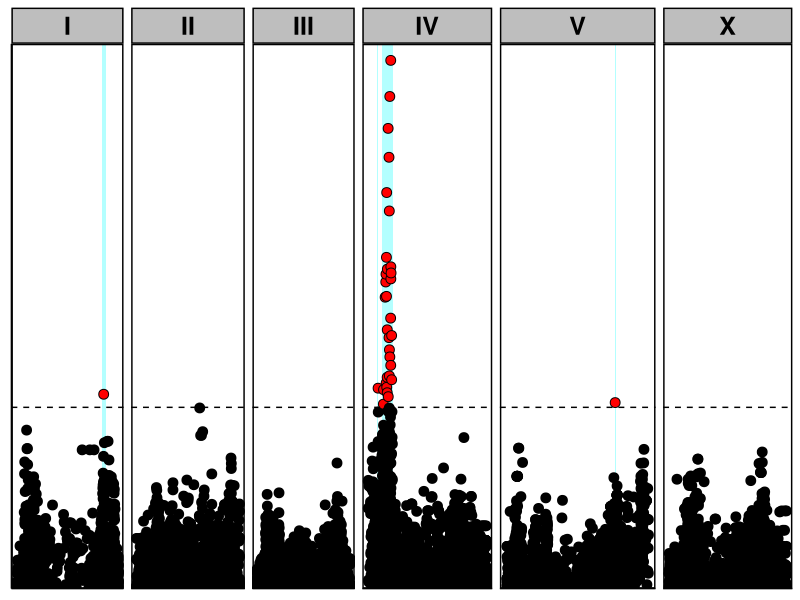
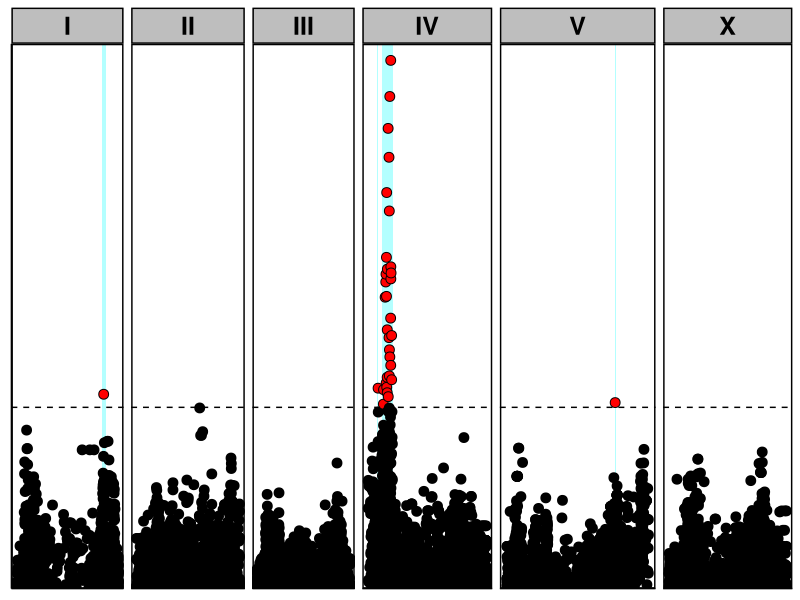

Generate these figures, in order, with R:
library(tidyverse)

# set dir relative to repo
setwd(paste0(dirname(rstudioapi::getActiveDocumentContext()$path),"/.."))

# read data
dat <- data.table::fread("data/processed_length_TRAIT_AGGREGATE_mapping_loco.tsv") %>%
  dplyr::filter(CHROM != "MtDNA") %>%
  dplyr::distinct(marker, .keep_all = T)

# Plot it
man_plot1 <- ggplot(dat,aes(x = POS/1000000, 
               y = log10p,
               fill = as.factor(aboveBF))) + 
  theme_classic() + 
  geom_rect(aes(xmin = startPOS/1000000, 
                xmax = endPOS/1000000, 
                ymin = 0, 
                ymax = Inf, 
                fill = "blue"),
            color = "blue",
            fill = "cyan",
            linetype = 2, 
            alpha=.3,
            linewidth = 0)+ 
  geom_point(shape = 21, size = 3) +
  scale_fill_manual(values = c("black","red")) + 
  #scale_x_continuous(limits = c(1986,2014), expand = c(0, 0)) +
  #scale_y_continuous(limits = c(0,101), expand = c(0, 0)) +
  #scale_fill_manual(values = c("black","yellow")) + 
  scale_y_continuous(expand = c(0,0), limits = c(0,12.5)) +
  geom_hline(yintercept = unique(dat$BF), linetype = 2) +
  #labs(x = "", y = "Marker significance") +
       #y = expression(-log[10](italic(p)))) +
  theme_classic() +
  theme(legend.position = "none",
        panel.border = element_rect(colour = "black", fill=NA, linewidth = 1),
        strip.background = element_rect(color="black", fill='grey', linewidth=1, linetype="solid"),
        strip.text = element_text(color="black", face = "bold", size = 18),
        axis.text.x = element_blank(),
        axis.ticks.x = element_blank(),
        axis.text.y = element_blank(),
        axis.title = element_blank(),
        #axis.title.y = element_text(color="black", face = "bold", size = 18),
        axis.ticks.y = element_blank()) + 
  facet_grid(~CHROM, scales = "free_x", space = "free") 
man_plot1

# save it
ggsave(man_plot1, filename = "plots/manhatten_plot_2.png", width = 6.6, height = 4.75)
